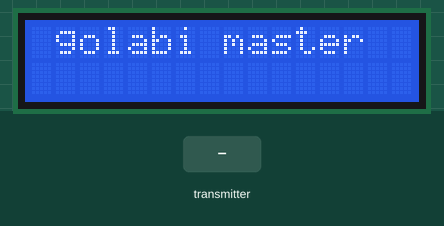
The sketch below on a simulated Arduino Uno, built with avr-gcc and run on an emulated ATmega328P. On the bench: 16×2 character LCD. The inputs (shaded band) are chosen by the test bench. No radio packets arrive unless stated; what the sketch prints to the serial monitor is not drawn.

Above: at 1.9 s.
2.0 s: the transmitter starts sending mq2 = 255
At 2.16 s:
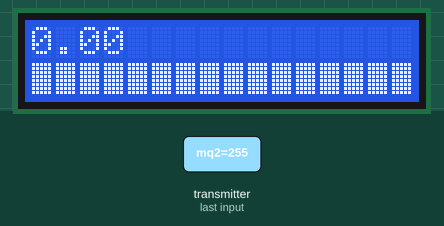
4.2 s: the transmitter starts sending mq2 = 128
At 5.2 s:
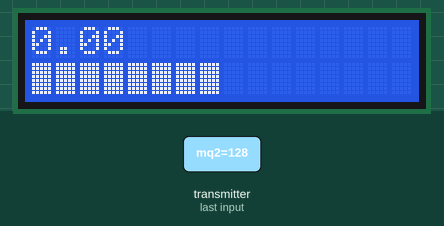
7.2 s: the transmitter starts sending temp = 100
At 8.1 s:
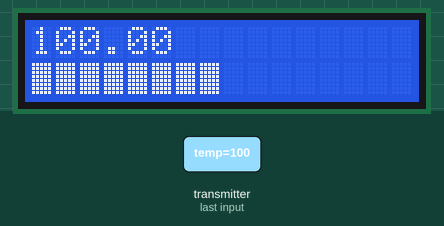
10.2 s: the transmitter starts sending temp = 25
At 11.5 s:
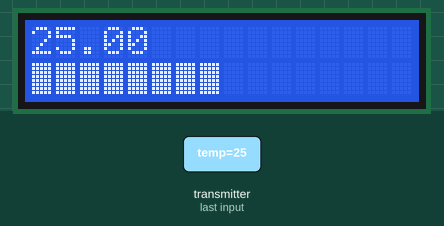
13.2 s: the transmitter starts sending mq2 = 0
At 14.4 s:
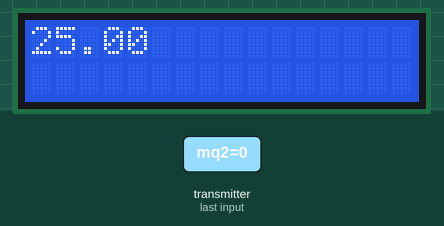
14.7 s: the transmitter starts sending mq2 = 64
At 15.2 s:
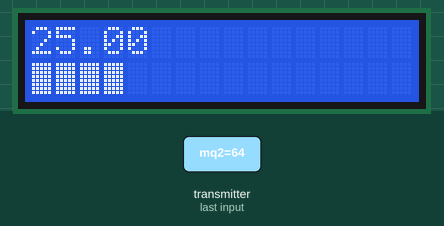
Timing chart, 0 to 17.2 s (numbered marks = the images above; inputs shaded):
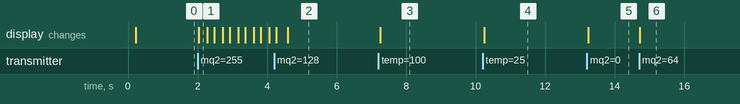

The sketch:

recive.ino
```cpp
#include <SPI.h>
#include <nRF24L01.h>
#include <RF24.h>
#include <Wire.h>
#include <LiquidCrystal_I2C.h>

// Set the LCD address to 0x27 for a 16x2 LCD
LiquidCrystal_I2C lcd(0x3F, 16, 2);

const uint64_t pipeIn = 0xE8E8F0F0E1LL;
RF24 radio(9, 10);

struct MyData {
  byte mq2;
  float temp;
};

MyData data;

byte zero[] = {
  B00000,
  B00000,
  B00000,
  B00000,
  B00000,
  B00000,
  B00000,
  B00000
};
byte one[] = {
  B10000,
  B10000,
  B10000,
  B10000,
  B10000,
  B10000,
  B10000,
  B10000
};
byte two[] = {
  B11000,
  B11000,
  B11000,
  B11000,
  B11000,
  B11000,
  B11000,
  B11000
};
byte three[] = {
  B11100,
  B11100,
  B11100,
  B11100,
  B11100,
  B11100,
  B11100,
  B11100
};
byte four[] = {
  B11110,
  B11110,
  B11110,
  B11110,
  B11110,
  B11110,
  B11110,
  B11110
};
byte five[] = {
  B11111,
  B11111,
  B11111,
  B11111,
  B11111,
  B11111,
  B11111,
  B11111
};
bool toggle = false;

void setup()
{
  Serial.begin(9600);
  radio.begin();
  //radio.setAutoAck(false);
  radio.setDataRate(RF24_250KBPS);
  radio.openReadingPipe(1, pipeIn);
  radio.startListening();

  lcd.init();                      // Initialize the LCD
  lcd.backlight();                 // Turn on the backlight
  lcd.clear();                     // Clear the LCD

  lcd.createChar(0, zero);
  lcd.createChar(1, one);
  lcd.createChar(2, two);
  lcd.createChar(3, three);
  lcd.createChar(4, four);
  lcd.createChar(5, five);
  delay(100);
  lcd.setCursor(0, 0);
  lcd.print(" golabi master");
  delay(500);
}


void loop()
{
  int percent = 0;
  lcd.setCursor(0,0);

  if ( radio.available() ) {
    radio.read(&data, sizeof(data));
    Serial.print("Gas Value recived: ");
    Serial.println(data.mq2);
    Serial.print("temp: ");
    Serial.println(data.temp);

    percent = map(data.mq2 , 0 , 256, 0, 100);
    lcd.clear();
    lcd.print(data.temp);
    updateProgressBar(percent, 100, 1);

    }
    if(percent > 50 && toggle == true){
      lcd.noBacklight();
      delay(200);
      toggle = !(toggle);
    }
    if(percent > 50 && toggle == false){
      lcd.backlight();
      delay(200);
      toggle = !(toggle);
    }

}

void updateProgressBar(unsigned long count, unsigned long totalCount, int lineToPrintOn) {
    double factor = totalCount/80.0;
    int percent = (count+1)/factor;
    int number = percent/5;
    int remainder = percent%5;
    int i = number;
    if(number > 0)
    {
      for(i ; i > -1 ; i--){
       lcd.setCursor(i-1,lineToPrintOn);
       lcd.write(5);
      }
    }

       lcd.setCursor(number,lineToPrintOn);
       lcd.write(remainder);
 }
```

Measured:
- after the input at 2.0 s, the display: changes at once (image 1)
- after the input at 7.2 s, the display: changes after 0.05 s (image 3)
- after the input at 10.2 s, the display: changes after 0.05 s (image 4)
- after the input at 13.2 s, the display: changes at once (image 5)
- after the input at 14.7 s, the display: changes at once (image 6)
